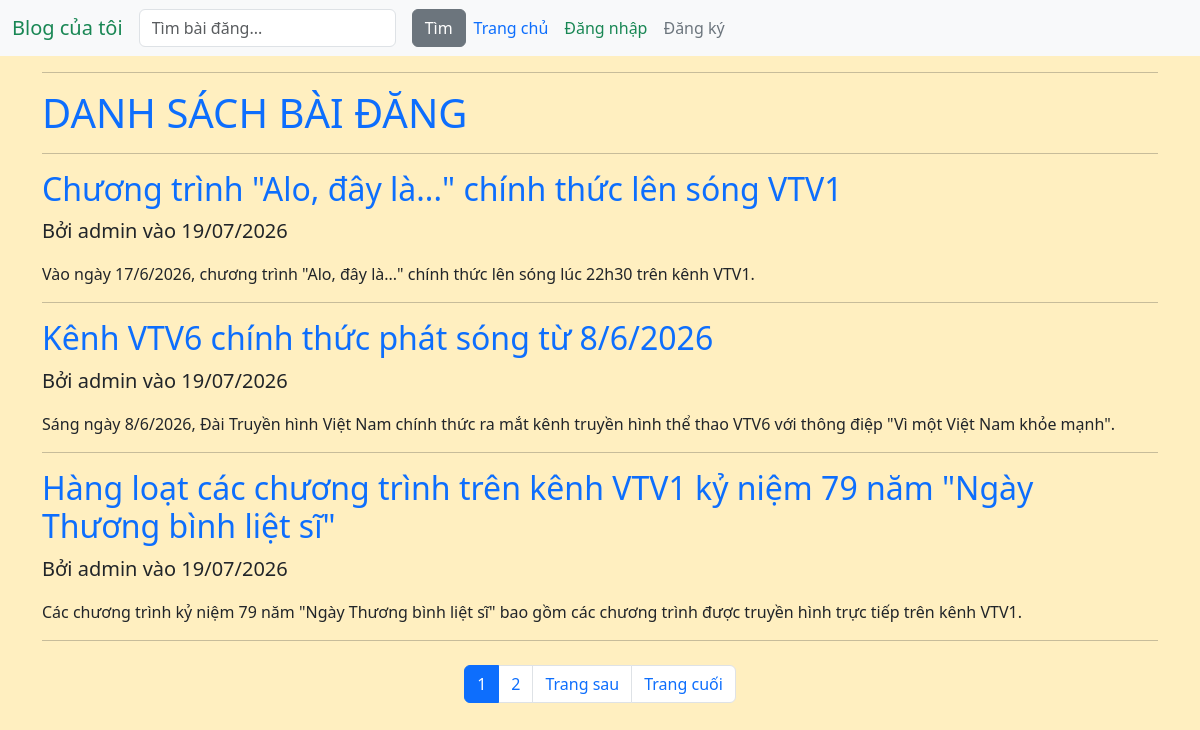
/, run on an earlier commit of the app's database.
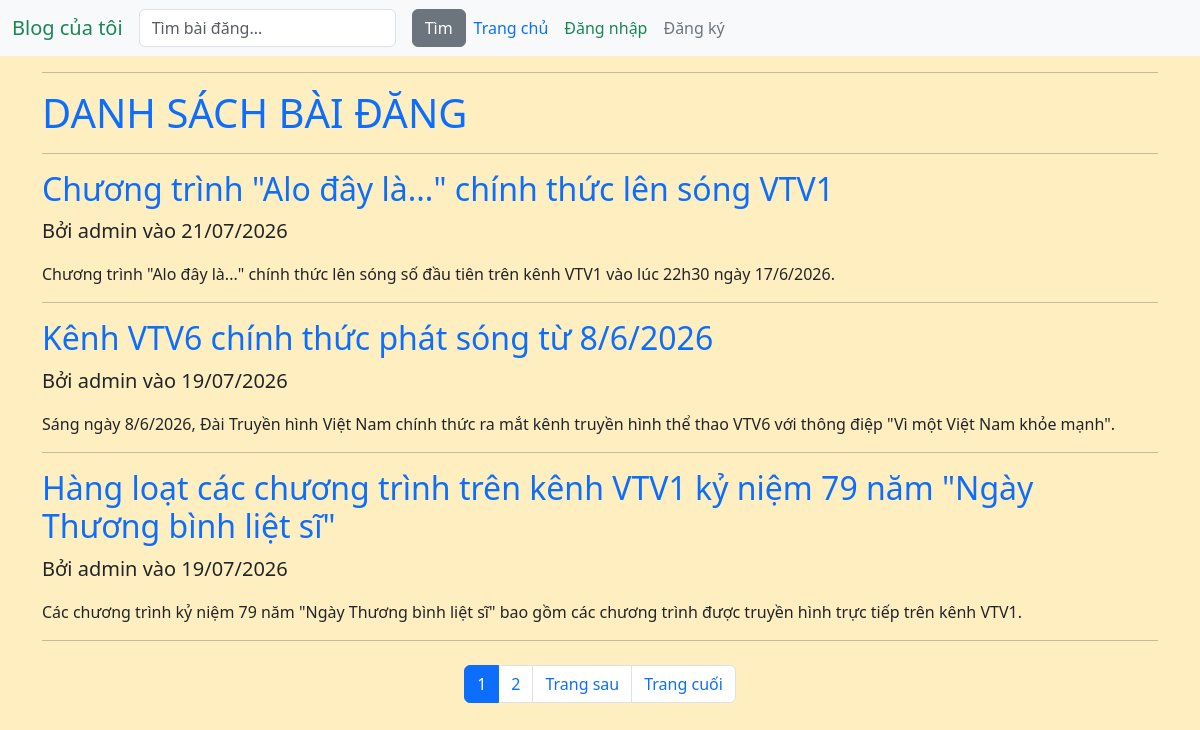
And on a later commit of the database.
### blog/models.py (models this page shows, shortened)
class Post(models.Model):
    title = models.CharField(max_length=200)
    likes = models.ManyToManyField(User, related_name='blog_posts', blank=True)
    content = models.TextField()
    created_at = models.DateTimeField(auto_now_add=True)
    updated_at = models.DateTimeField(auto_now=True)
    author = models.ForeignKey(User, on_delete=models.CASCADE, default=1)

### blog/views.py (the view)
# urls.py: path("",PostListView.as_view(),name="post_list"),
class PostListView(ListView):
    model = Post
    template_name = "post_list.html"
    context_object_name = "posts"
    ordering = ["-created_at"]
    paginate_by = 3
    def get_queryset(self):
        query = self.request.GET.get('q')
        if query:
            return Post.objects.filter(
                Q(title__icontains=query) | Q(content__icontains=query)
            ).order_by("-created_at")
        return Post.objects.all().order_by("-created_at")

### blog/templates/post_list.html (shortened to what this page needs)
<!DOCTYPE html>
<html lang="vi">
<head>
</head>
{% extends "base.html" %}
{% block content %}
    <hr>
    <h1 class="text-uppercase text-primary">Danh sách bài đăng</h1>
    <hr>
    {% for post in posts %}
        <article>
            <h2><a href="{% url 'post-detail' post.pk %}" class="text-decoration-none link-primary">{{ post.title }}</a></h2>
            <p class="fs-5">Bởi {{ post.author.username }} vào {{ post.created_at|date:"d/m/Y" }}</p>
            <p>{{ post.content|truncatewords:30 }}</p>
            <hr>
        </article>
    {% endfor %}
    <nav aria-label="Page navigation" class="mt-4">
        <ul class="pagination justify-content-center">
            {% for num in page_obj.paginator.page_range %}
                {% if page_obj.number == num %}
                    <li class="page-item active"><span class="page-link">{{ num }}</span></li>
                {% elif num > page_obj.number|add:'-3' and num < page_obj.number|add:'3' %}
                    <li class="page-item">
                        <a class="page-link" href="?page={{ num }}{% if request.GET.q %}&q={{ request.GET.q }}{% endif %}">{{ num }}</a>
                    </li>
                {% endif %}
        {% endfor %}
        {% if page_obj.has_next %}
            <li class="page-item">
                <a class="page-link" href="?page={{ page_obj.next_page_number }}{% if request.GET.q %}&q={{ request.GET.q }}{% endif %}">Trang sau</a>
            </li>
            <li class="page-item">
                <a class="page-link" href="?page={{ page_obj.paginator.num_pages }}{% if request.GET.q %}&q={{ request.GET.q }}{% endif %}">Trang cuối</a>
            </li>
        {% endif %}
        </ul>
    </nav>
{% endblock %}

### blog/templates/base.html (shortened to what this page needs)
<!DOCTYPE html>
<html lang="vi">
<head>
  <link href="https://cdn.jsdelivr.net/npm/bootstrap@5.3.8/dist/css/bootstrap.min.css" rel="stylesheet">
</head>
<body class="bg-warning bg-opacity-25">
  <nav class="navbar navbar-expand-lg bg-light">
  <div class="container-fluid">
    <a class="navbar-brand text-success" href="/blog/">Blog của tôi</a>
    <div class="collapse navbar-collapse" id="navbarSupportedContent">
    <form class="d-flex" action="{% url 'post_list' %}" method="GET">
      <input class="form-control me-3" type="search" name="q" placeholder="Tìm bài đăng..." value="{{ request.GET.q }}">
      <button class="btn btn-secondary">Tìm</button>
    </form>
    <ul class="navbar-nav me-auto mb-2 mb-lg-0">
      <li class="nav-item">
        <a class="nav-link link-primary" href="/blog/">Trang chủ</a>
      </li>
      {% if not user.is_authenticated %}
        <li class="nav-item">
          <a class="nav-link link-success" href="{% url 'login' %}">Đăng nhập</a>
        </li>
        <li class="nav-item">
          <a class="nav-link link-secondary" href="/register">Đăng ký</a>
        </li>
      {% endif %}
    </ul>
    </div>
  </div>
  </nav>
  <main class="container">
      {% block content %}{% endblock %}
  </main>
</body>
</html>

What changed in the data, as far as the page shows it:
removed Post: title "Chương trình \"Alo, đây là...\" chính thức lên sóng VTV1", author.username "admin", created_at "19/07/2026", content "Vào ngày 17/6/2026, chương trình \"Alo, đây là...\" chính thức lên sóng lúc 22h30 trên kênh VTV1."
added Post: title "Chương trình \"Alo đây là...\" chính thức lên sóng VTV1", author.username "admin", created_at "21/07/2026", content "Chương trình \"Alo đây là...\" chính thức lên sóng số đầu tiên trên kênh VTV1 vào lúc 22h30 ngày 17/6/2026."
